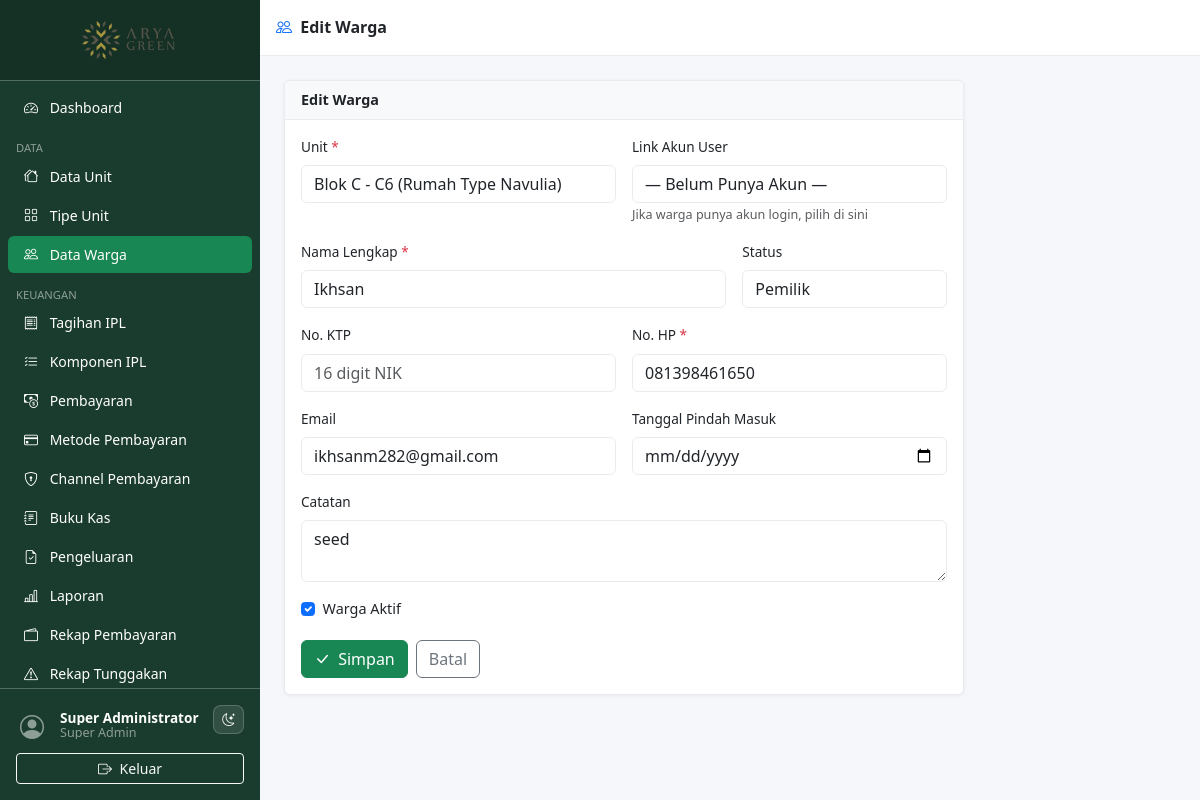
/pages/residents/form.php?id=1 (signed in), run on an earlier commit of the app's database.
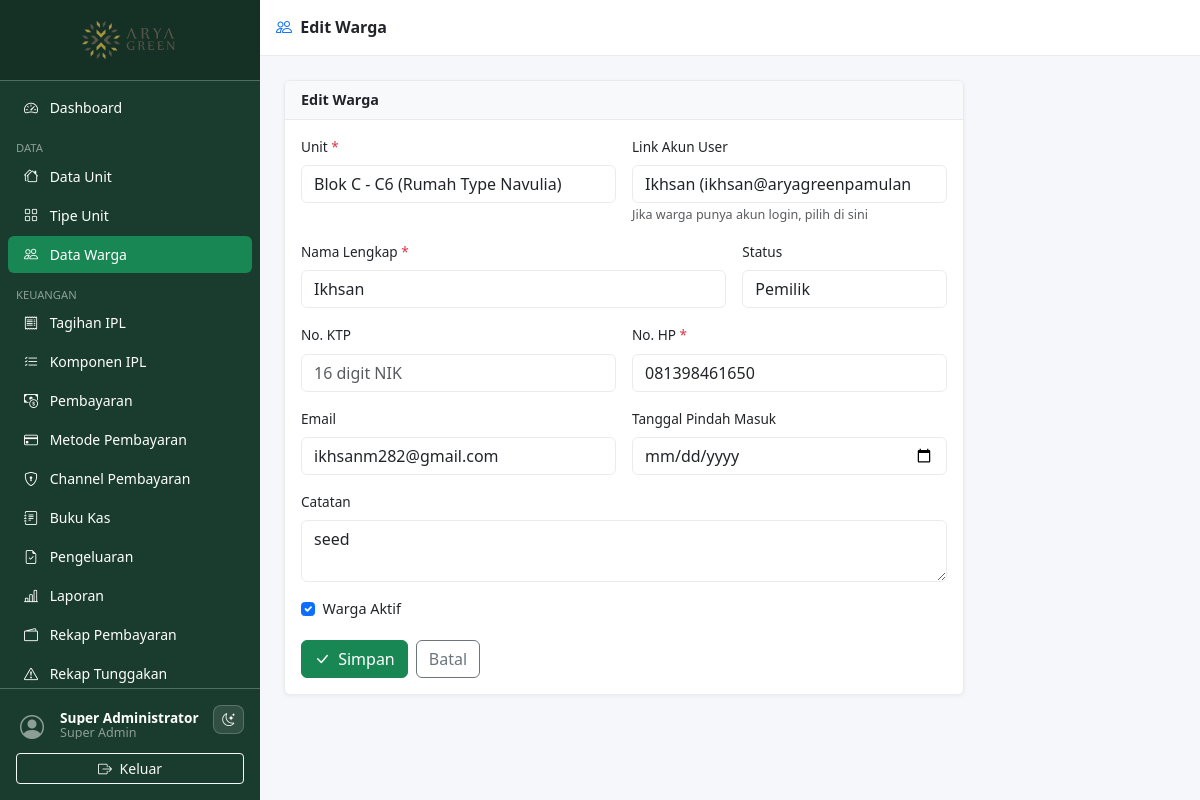
And on a later commit of the database.
### tables this page shows
CREATE TABLE `residents` (
  `id`            INT UNSIGNED AUTO_INCREMENT PRIMARY KEY,
  `user_id`       INT UNSIGNED DEFAULT NULL,
  `unit_id`       INT UNSIGNED NOT NULL,
  `name`          VARCHAR(150) NOT NULL,
  `id_card_number`VARCHAR(20)  DEFAULT NULL,
  `phone`         VARCHAR(20)  NOT NULL,
  `email`         VARCHAR(150) DEFAULT NULL,
  `status`        ENUM('pemilik','penyewa') NOT NULL DEFAULT 'pemilik',
  `move_in_date`  DATE         DEFAULT NULL,
  `move_out_date` DATE         DEFAULT NULL,
  `is_active`     TINYINT(1)   NOT NULL DEFAULT 1,
  `notes`         TEXT DEFAULT NULL,
  `created_at`    TIMESTAMP DEFAULT CURRENT_TIMESTAMP,
  `updated_at`    TIMESTAMP DEFAULT CURRENT_TIMESTAMP ON UPDATE CURRENT_TIMESTAMP,
  FOREIGN KEY (`unit_id`)  REFERENCES `units`(`id`)  ON UPDATE CASCADE,
  FOREIGN KEY (`user_id`)  REFERENCES `users`(`id`)  ON DELETE SET NULL ON UPDATE CASCADE
);

CREATE TABLE `users` (
  `id`                 INT UNSIGNED AUTO_INCREMENT PRIMARY KEY,
  `role_id`            INT UNSIGNED NOT NULL DEFAULT 4,
  `name`               VARCHAR(150) NOT NULL,
  `username`           VARCHAR(80)  NOT NULL UNIQUE,
  `email`              VARCHAR(150) NOT NULL UNIQUE,
  `password`           VARCHAR(255) DEFAULT NULL,
  `email_verified_at`  DATETIME     DEFAULT NULL,
  `verification_token` VARCHAR(100) DEFAULT NULL,
  `reset_token`        VARCHAR(100) DEFAULT NULL,
  `reset_token_expires`DATETIME     DEFAULT NULL,
  `is_active`          TINYINT(1)   NOT NULL DEFAULT 1,
  `last_login`         DATETIME     DEFAULT NULL,
  `created_at`         TIMESTAMP    DEFAULT CURRENT_TIMESTAMP,
  `updated_at`         TIMESTAMP    DEFAULT CURRENT_TIMESTAMP ON UPDATE CURRENT_TIMESTAMP,
  FOREIGN KEY (`role_id`) REFERENCES `roles`(`id`) ON UPDATE CASCADE
);

### includes/functions.php (called while the page is built, shortened)
<?php
function e(mixed $v): string {
    return htmlspecialchars((string)$v, ENT_QUOTES | ENT_SUBSTITUTE, 'UTF-8');
}

### pages/residents/form.php (the view, shortened to what the rows shown need)
<?php
require_once __DIR__ . '/../../includes/functions.php';
$db  = db();
$id  = (int)($_GET['id'] ?? 0);
$editing = $id > 0;
if ($editing) {
    $stmt = $db->prepare('SELECT * FROM residents WHERE id = ?');
    $stmt->bind_param('i', $id);
    $stmt->execute();
    $resident = $stmt->get_result()->fetch_assoc();
} else {
    require_permission('residents.create');
    $resident = [];
}
$units = $db->query(
    'SELECT u.id, u.unit_number, u.block, ut.name AS type_name
     FROM units u JOIN unit_types ut ON ut.id = u.unit_type_id
     ORDER BY u.block, u.unit_number'
)->fetch_all(MYSQLI_ASSOC);
$users = $db->query(
    "SELECT u.id, u.name, u.email FROM users u
     JOIN roles r ON r.id=u.role_id
     WHERE r.name='warga' ORDER BY u.name"
)->fetch_all(MYSQLI_ASSOC);
include __DIR__ . '/../../includes/header.php';
?>
<div class="content-wrapper">
  <div class="main-content">
    <div class="card" style="max-width:680px">
      <div class="card-body">
        <form method="POST">
          <div class="row g-3">
            <div class="col-md-6">
              <label class="form-label">Unit <span class="text-danger">*</span></label>
              <select name="unit_id" class="form-select ts-select" required>
                <?php foreach ($units as $u): ?>
                  <option value="<?= $u['id'] ?>" <?= ($resident['unit_id'] ?? '') == $u['id'] ? 'selected' : '' ?>>
                    Blok <?= e($u['block']) ?> - <?= e($u['unit_number']) ?> (<?= e($u['type_name']) ?>)
                  </option>
                <?php endforeach; ?>
              </select>
            </div>
            <div class="col-md-6">
              <label class="form-label">Link Akun User</label>
              <select name="user_id" class="form-select ts-select">
                <?php foreach ($users as $usr): ?>
                  <option value="<?= $usr['id'] ?>" <?= ($resident['user_id'] ?? 0) == $usr['id'] ? 'selected' : '' ?>>
                    <?= e($usr['name']) ?> (<?= e($usr['email']) ?>)
                  </option>
                <?php endforeach; ?>
              </select>
              <small class="text-muted">Jika warga punya akun login, pilih di sini</small>
            </div>
            <div class="col-md-8">
              <label class="form-label">Nama Lengkap <span class="text-danger">*</span></label>
              <input type="text" name="name" class="form-control" required
                     value="<?= e($resident['name'] ?? '') ?>" placeholder="Nama sesuai KTP">
            </div>
            <div class="col-md-4">
              <label class="form-label">Status</label>
              <select name="status" class="form-select">
                <option value="pemilik" <?= ($resident['status']??'pemilik')==='pemilik'?'selected':'' ?>>Pemilik</option>
              </select>
            </div>
            <div class="col-md-6">
              <label class="form-label">No. HP <span class="text-danger">*</span></label>
              <input type="text" name="phone" class="form-control" required
                     value="<?= e($resident['phone'] ?? '') ?>" placeholder="08xx-xxxx-xxxx">
            </div>
            <div class="col-md-6">
              <label class="form-label">Email</label>
              <input type="email" name="email" class="form-control"
                     value="<?= e($resident['email'] ?? '') ?>" placeholder="email@contoh.com">
            </div>
            <div class="col-12">
              <label class="form-label">Catatan</label>
              <textarea name="notes" class="form-control" rows="2"><?= e($resident['notes'] ?? '') ?></textarea>
            </div>
            <?php if ($editing): ?>
            <div class="col-12">
              <div class="form-check">
                <input class="form-check-input" type="checkbox" name="is_active" id="is_active"
                       <?= ($resident['is_active'] ?? 1) ? 'checked' : '' ?>>
                <label class="form-check-label" for="is_active">Warga Aktif</label>
              </div>
            </div>
            <?php endif; ?>
          </div>
        </form>
      </div>
    </div>
  </div>
<?php include __DIR__ . '/../../includes/footer.php'; ?>

What changed in the data, as far as the page shows it:
changed residents "Blok C - C6 (Rumah Type Navulia)": user_id (not shown) → "Ikhsan (ikhsan@aryagreenpamulang.my.id)"
Also different on the page:
form field user_id: "— Belum Punya Akun —" → (not shown)
